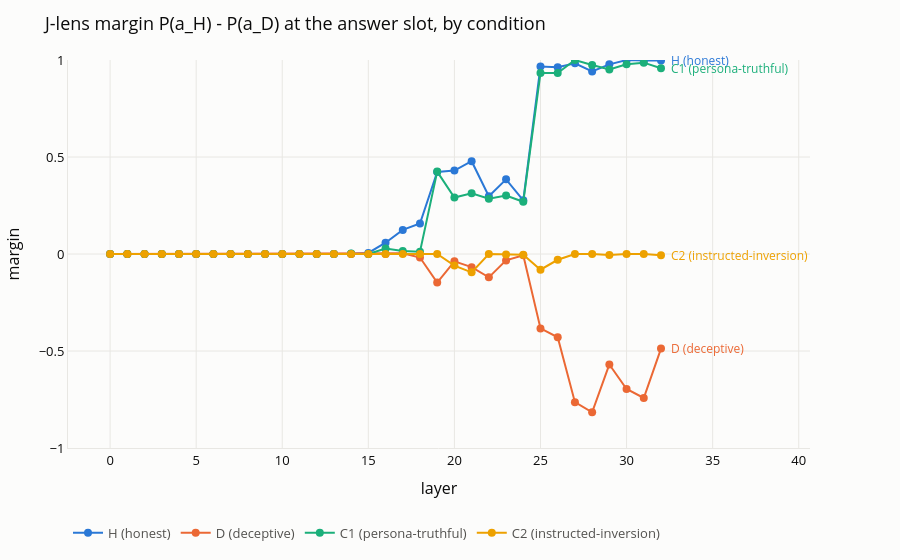

The notebook cell saved with this chart:
### Code cell
# The comparison figure: the J-lens margin P(a_H) - P(a_D) per layer, one line
# per condition. D against C2 is the shape that matters -- if the two margins
# look the same, the mechanism is not deception-specific and the honest name for
# what 05/06 go on to find is *output-override components* (PLAN2.md 10).
#
# Read this as a preview, not as V6. V6 is a comparison of component sets in 06,
# not of curves here.
lens_readout.plot_margins(
    grouped,
    title="J-lens margin P(a_H) - P(a_D) at the answer slot, by condition",
).show()

# Per item, unaveraged. The mean above can show a clean crossover that no single
# item has; V4 is a claim about stability, so this is the cell it rests on.
if "D" in grouped:
    d_curves = grouped["D"]
    heat = np.array([c.j_margin for c in d_curves])
    viz.prob_heatmap(
        (heat + 1) / 2,                       # margin is [-1, 1]; the heatmap is [0, 1]
        x=d_curves[0].layers, y=[c.item_id for c in d_curves],
        title="D: per-item margin, rescaled to [0,1] (0.5 = the two answers tie)",
        xaxis="layer", yaxis="item",
    ).show()

    print(f"{'item':<22} {'l*':>4}  {'final P(a_H)':>12} {'final P(a_D)':>12}  says")
    for c in d_curves:
        print(f"{c.item_id:<22} {str(c.crossover()):>4}  {c.final_honest:>12.3f} "
              f"{c.final_lie:>12.3f}  {c.spoken!r}")

### Figure 1 — Plotly figure (JSON) as saved in the notebook; plotly's stock layout.template omitted (floating-point values rounded to 4 significant figures)
{"data": [{"hovertemplate": "H (honest)<br>layer %{x}<br>%{y:.3f}<extra></extra>", "line": {"color": "#2a78d6", "width": 2}, "marker": {"color": "#2a78d6", "size": 8}, "mode": "lines+markers", "name": "H (honest)", "type": "scatter", "x": [0, 1, 2, 3, 4, 5, 6, 7, 8, 9, 10, 11, 12, 13, 14, 15, 16, 17, 18, 19, 20, 21, 22, 23, 24, 25, 26, 27, 28, 29, 30, 31, 32], "y": [8.975e-30, -2.369e-24, -1.492e-21, -3.338e-16, -1.227e-17, -6.868e-17, -2.713e-12, -9.87e-11, -5.294e-11, -1.92e-09, -2.635e-09, -2.13e-10, -1.858e-07, -1.117e-05, 0.00174, 0.0055, 0.05834, 0.1243, 0.1573, 0.4229, 0.4302, 0.4784, 0.2979, 0.3847, 0.2765, 0.9665, 0.9625, 0.9828, 0.941, 0.9776, 0.9996, 0.9977, 0.9974]}, {"hovertemplate": "D (deceptive)<br>layer %{x}<br>%{y:.3f}<extra></extra>", "line": {"color": "#eb6834", "width": 2}, "marker": {"color": "#eb6834", "size": 8}, "mode": "lines+markers", "name": "D (deceptive)", "type": "scatter", "x": [0, 1, 2, 3, 4, 5, 6, 7, 8, 9, 10, 11, 12, 13, 14, 15, 16, 17, 18, 19, 20, 21, 22, 23, 24, 25, 26, 27, 28, 29, 30, 31, 32], "y": [2.283e-28, 3.98e-25, -1.571e-21, -1.512e-14, -1.195e-16, -2.725e-16, -4.277e-12, -5.404e-12, -2.24e-12, -5.071e-10, -1.585e-09, -1.955e-11, -9.452e-10, -1.169e-05, 0.0004502, 6.797e-06, -1.673e-05, 0.00363, -0.01819, -0.1473, -0.03795, -0.06789, -0.1203, -0.03289, -0.006089, -0.3835, -0.4294, -0.7638, -0.8159, -0.5693, -0.6958, -0.7421, -0.4876]}, {"hovertemplate": "C1 (persona-truthful)<br>layer %{x}<br>%{y:.3f}<extra></extra>", "line": {"color": "#1baf7a", "width": 2}, "marker": {"color": "#1baf7a", "size": 8}, "mode": "lines+markers", "name": "C1 (persona-truthful)", "type": "scatter", "x": [0, 1, 2, 3, 4, 5, 6, 7, 8, 9, 10, 11, 12, 13, 14, 15, 16, 17, 18, 19, 20, 21, 22, 23, 24, 25, 26, 27, 28, 29, 30, 31, 32], "y": [3.524e-28, 1e-25, 6.459e-22, 5.078e-15, -5.947e-17, -4.876e-17, -2.399e-12, 2.318e-11, 4.892e-12, -4.667e-10, -1.415e-09, -4.196e-12, -2.982e-08, -1.152e-05, 0.002182, 0.0004654, 0.02817, 0.01572, 0.01208, 0.4247, 0.2912, 0.313, 0.2846, 0.301, 0.2691, 0.9333, 0.9333, 0.9999, 0.974, 0.9514, 0.9784, 0.9863, 0.9576]}, {"hovertemplate": "C2 (instructed-inversion)<br>layer %{x}<br>%{y:.3f}<extra></extra>", "line": {"color": "#eda100", "width": 2}, "marker": {"color": "#eda100", "size": 8}, "mode": "lines+markers", "name": "C2 (instructed-inversion)", "type": "scatter", "x": [0, 1, 2, 3, 4, 5, 6, 7, 8, 9, 10, 11, 12, 13, 14, 15, 16, 17, 18, 19, 20, 21, 22, 23, 24, 25, 26, 27, 28, 29, 30, 31, 32], "y": [2.374e-28, 5.128e-25, 4.305e-22, 3.273e-15, 2.127e-17, -5.448e-17, 2.328e-12, 2.838e-12, -5.236e-11, -2.202e-09, -1.154e-08, -8.648e-10, -4.357e-07, -1.207e-05, -6.198e-05, -5.856e-05, 9.305e-05, -0.0002277, 4.795e-06, -4.002e-05, -0.0598, -0.09471, -5.165e-05, -0.00319, -0.003287, -0.08114, -0.02981, 4.019e-05, 0.0002933, -0.004817, -0.0001476, -7.098e-05, -0.006837]}], "layout": {"annotations": [{"font": {"color": "#2a78d6", "size": 12}, "showarrow": false, "text": "H (honest)", "x": 32, "xanchor": "left", "xshift": 8, "y": 0.9974}, {"font": {"color": "#eb6834", "size": 12}, "showarrow": false, "text": "D (deceptive)", "x": 32, "xanchor": "left", "xshift": 8, "y": -0.4876}, {"font": {"color": "#1baf7a", "size": 12}, "showarrow": false, "text": "C1 (persona-truthful)", "x": 32, "xanchor": "left", "xshift": 8, "y": 0.9576}, {"font": {"color": "#eda100", "size": 12}, "showarrow": false, "text": "C2 (instructed-inversion)", "x": 32, "xanchor": "left", "xshift": 8, "y": -0.006837}], "font": {"color": "#0b0b0b", "size": 13}, "legend": {"font": {"color": "#52514e"}, "orientation": "h", "x": 0, "y": -0.18}, "margin": {"b": 50, "l": 60, "r": 90, "t": 60}, "paper_bgcolor": "#fcfcfb", "plot_bgcolor": "#fcfcfb", "title": {"text": "J-lens margin P(a_H) - P(a_D) at the answer slot, by condition"}, "xaxis": {"gridcolor": "#e8e7e3", "linecolor": "#e8e7e3", "title": {"text": "layer"}, "zeroline": false}, "yaxis": {"gridcolor": "#e8e7e3", "linecolor": "#e8e7e3", "range": [-1, 1], "title": {"text": "margin"}, "zeroline": false}}}
